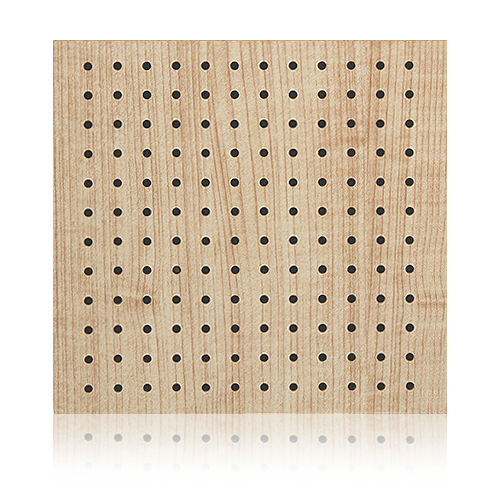
%> input picture usedimg/Test_cir02.png, 500 x 500 px
$ octave circles.m   (GNU Octave 9; MATLAB toolbox functions it lacks are replaced by stand-ins)
%> lines starting %> are read from the running program, lines starting %| are printed output that depends on the picture; in (x1, y1, x2, y2) boxes, pixels count from 0 and x2, y2 are one past the last pixel; in counts of white or black regions, pixels touching at a corner belong together; the program's own positions count from 1
% pattern recognition via convolution

clear;
clc;

fname = "Test_cir02.png";
img = imread(fname);
%> img is the input picture: size 500x500x3 uint8; mean R, G, B 220.5, 206.6, 188.7
figure(1);
imshow(img);

%%%%%%%%%%%%%%%%%%%%%%%%%%%%%
imgY = (img(:,:,1) + img(:,:,2) + img(:,:,3))/3; % 이미지 흑백 영상
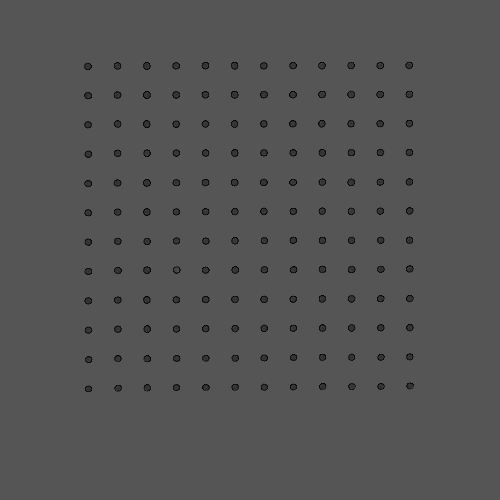
%> imgY: size 500x500 uint8; min 0, max 85, mean 83.7
imgY = double(imgY);
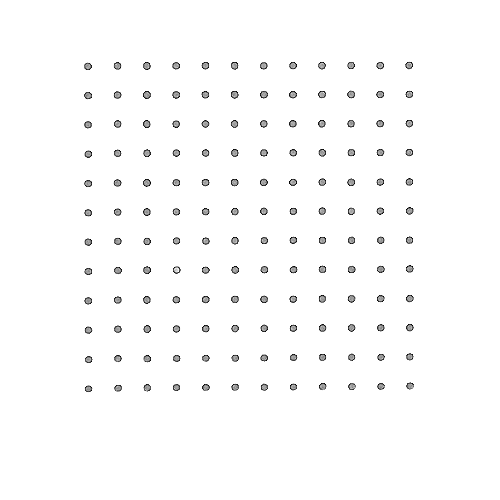
%> imgY: size 500x500 double; min 0, max 85, mean 83.7; mean of the top-left, top-right, bottom-left and bottom-right quarters 83.5, 83.5, 84, 84; drawn with min black and max white
obj = imgY(58:58+21,108:108+21);
figure(2); imshow(obj);

%%%%%%%%%%%%%%%%%%%%%%%%%%%%%
patt = flipud(fliplr(obj));
patt = patt/sum(patt(:)); % pattern을 필터처럼!, dc의 영향을 덜 받음.
patt = patt - mean(patt(:));

imgR = conv2(imgY, patt, 'same'); % convolution & correlation차이가 있음. flipud & flipping left right 함수 사용.
imgR = imgR/max(imgR(:));

figure(3); imshow(imgR);
%> after `imshow(imgR)`:
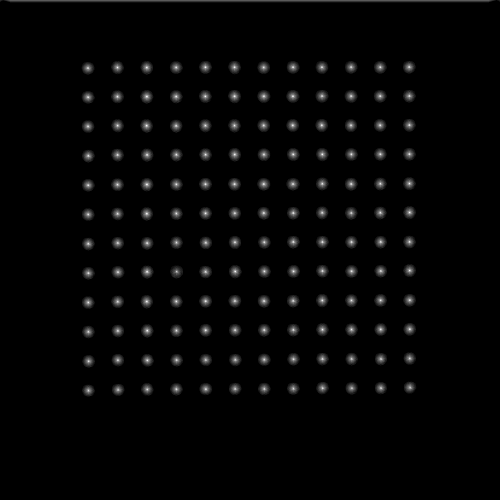
%> displayed picture: size 500x500, on the screen's scale of 0 to 255; min 0, max 255, mean 4.8
figure(4); mesh(imgR);
%> after `mesh(imgR)`:
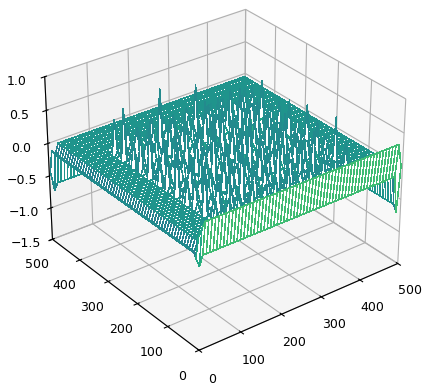
%> figure redrawn from the program's plot data

num = 0;
rcpnt = zeros(num,2); % memory 관리를 매트랩 자체에서 사용
threshold = 0.6;
objsize = size(obj);
%> objsize = [22 22]
radr = ceil(objsize(1)/2);
%> radr = 11
radc = ceil(objsize(2)/2);
%> radc = 11

while(num < 1000)
    [maxval, r, c] = max2d(imgR);

    if maxval<threshold
        break;
    end
    num = num+1;

    rcpnt(num,1) = r;
    rcpnt(num,2) = c;

    % Erase
    rs = r-radr;
    re = r+radr;
    cs = c-radc;
    ce = c+radc;
    imgR(rs:re, cs:ce) = 0;
end
%> this loop made 145 passes
%> (maxval, ind in max2d, r, c, rs, re, cs, ce) on passes 1 to 12: (1, 62647, 126, 147, 115, 137, 136, 158), (0.987, 33618, 68, 118, 57, 79, 107, 129), (0.982, 48206, 97, 206, 86, 108, 195, 217), (0.981, 135736, 272, 236, 261, 283, 225, 247), (0.976, 62735, 126, 235, 115, 137, 224, 246), (0.974, 165148, 331, 148, 320, 342, 137, 159), (0.974, 106410, 213, 410, 202, 224, 399, 421), (0.971, 91910, 184, 410, 173, 195, 399, 421), (0.971, 48147, 97, 147, 86, 108, 136, 158), (0.97, 164823, 330, 323, 319, 341, 312, 334), (0.969, 77323, 155, 323, 144, 166, 312, 334), (0.968, 77235, 155, 235, 144, 166, 224, 246)
%> (maxval, ind in max2d, r, c) on pass 47: (0.916, 164881, 330, 381)
%> pass 1, in max2d, `img = img';`:
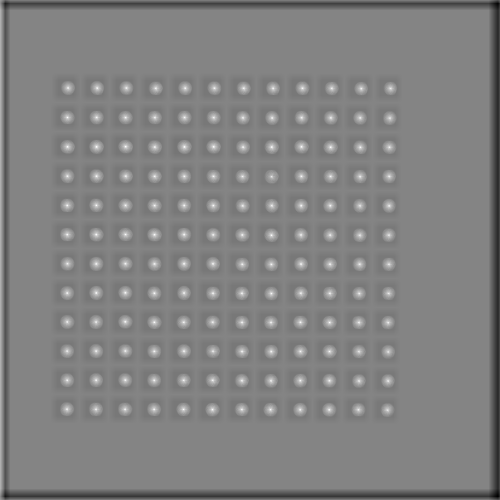
%> img: size 500x500 double; min -1.08, max 1, mean -0.0245; mean of the top-left, top-right, bottom-left and bottom-right quarters -0.0151, -0.031, -0.0181, -0.0338; drawn with min black and max white
%> after the loop:
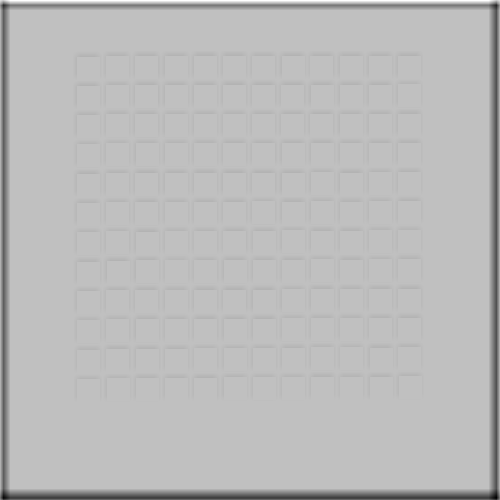
%> imgR: size 500x500 double; min -1.08, max 0.352, mean -0.0284; drawn with min black and max white

rad = radr;
color = [255, 0, 0];
imgC = DrawCross(img, rcpnt, rad, color);
figure(5); imshow(imgC);

function [maxval, r, c] = max2d(img)
%

[row, col] = size(img);

img = img';
vec = img(:);

[maxval, ind] = max(vec);

r = floor((ind-1)/col);
c = (ind-1) - r*col;

r = r+1;
c = c+1;
end


function [imgC] = DrawCross(img, rcpnt, rad, color)
%> called with rad = 11, color = [255 0 0]
%
%

imgC = img;
[num, wid] = size(rcpnt);

for n = 1: num
    r = rcpnt(n,1);
    c = rcpnt(n,2);

    imgC(r-rad:r+rad, c, 1) = color(1);
    imgC(r, c-rad:c+rad, 1) = color(1);

    imgC(r-rad:r+rad, c, 2) = color(2);
    imgC(r, c-rad:c+rad, 2) = color(2);

    imgC(r-rad:r+rad, c, 3) = color(3);
    imgC(r, c-rad:c+rad, 3) = color(3);
end
%> this loop made 144 passes
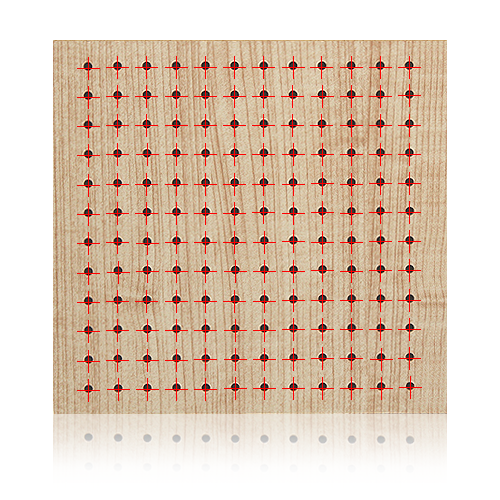
%> imgC: size 500x500x3 uint8; 2.59% of pixels changed, all inside (x1, y1, x2, y2) = (77, 56, 422, 402)

end

% thresholding기반
% 밑의 흰색 부분은 어떻게 개선할것인지
